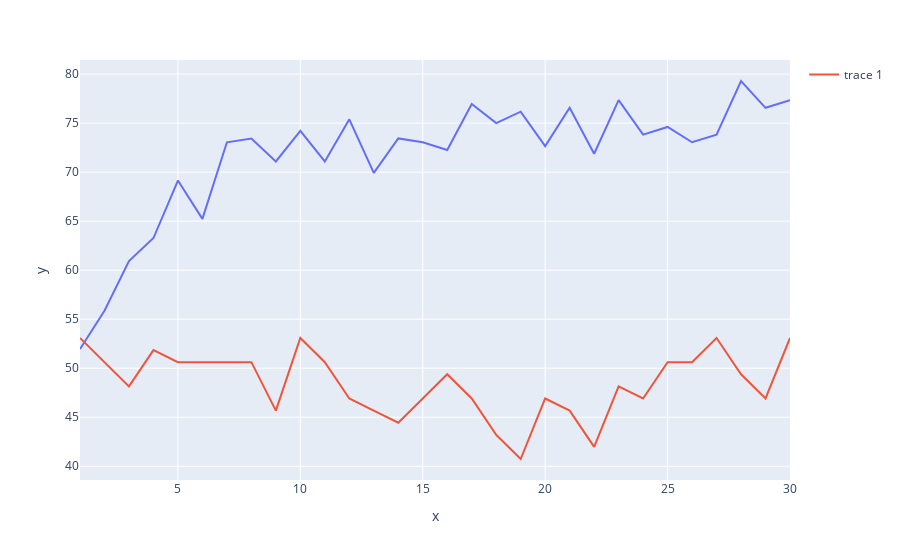

This figure's notebook cell:
### Code cell
fig = px.line(
    x=np.arange(1,num_epochs+1),
    y=train_accuary
)

# Only thing I figured is - I could do this 
fig.add_scatter(
    x=np.arange(1,num_epochs+1),
    y=test_accuary
) # Not what is desired - need a line 

# Show plot 
fig.show()

### Figure 1 — Plotly figure (JSON) as saved in the notebook; plotly's stock layout.template omitted (floating-point values rounded to 4 significant figures)
{"data": [{"hovertemplate": "x=%{x}<br>y=%{y}<extra></extra>", "legendgroup": "", "line": {"color": "#636efa", "dash": "solid"}, "marker": {"symbol": "circle"}, "mode": "lines", "name": "", "orientation": "v", "showlegend": false, "type": "scatter", "x": [1, 2, 3, 4, 5, 6, 7, 8, 9, 10, 11, 12, 13, 14, 15, 16, 17, 18, 19, 20, 21, 22, 23, 24, 25, 26, 27, 28, 29, 30], "xaxis": "x", "y": [51.95, 55.86, 60.94, 63.28, 69.14, 65.23, 73.05, 73.44, 71.09, 74.22, 71.09, 75.39, 69.92, 73.44, 73.05, 72.27, 76.95, 75, 76.17, 72.66, 76.56, 71.88, 77.34, 73.83, 74.61, 73.05, 73.83, 79.3, 76.56, 77.34], "yaxis": "y"}, {"type": "scatter", "x": [1, 2, 3, 4, 5, 6, 7, 8, 9, 10, 11, 12, 13, 14, 15, 16, 17, 18, 19, 20, 21, 22, 23, 24, 25, 26, 27, 28, 29, 30], "y": [53.09, 50.62, 48.15, 51.85, 50.62, 50.62, 50.62, 50.62, 45.68, 53.09, 50.62, 46.91, 45.68, 44.44, 46.91, 49.38, 46.91, 43.21, 40.74, 46.91, 45.68, 41.98, 48.15, 46.91, 50.62, 50.62, 53.09, 49.38, 46.91, 53.09]}], "layout": {"autosize": true, "legend": {"tracegroupgap": 0}, "margin": {"t": 60}, "xaxis": {"anchor": "y", "autorange": true, "domain": [0, 1], "range": [1, 30], "title": {"text": "x"}, "type": "linear"}, "yaxis": {"anchor": "x", "autorange": true, "domain": [0, 1], "range": [38.6, 81.44], "title": {"text": "y"}, "type": "linear"}}}
